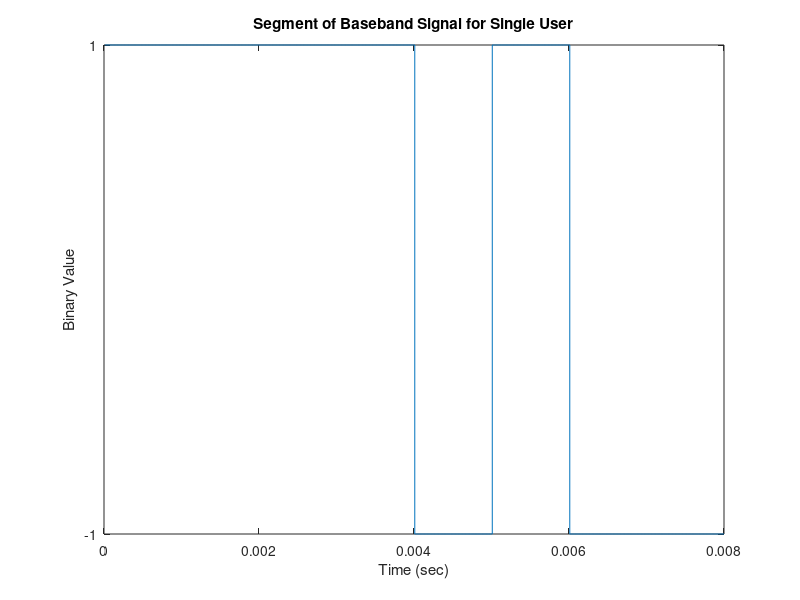
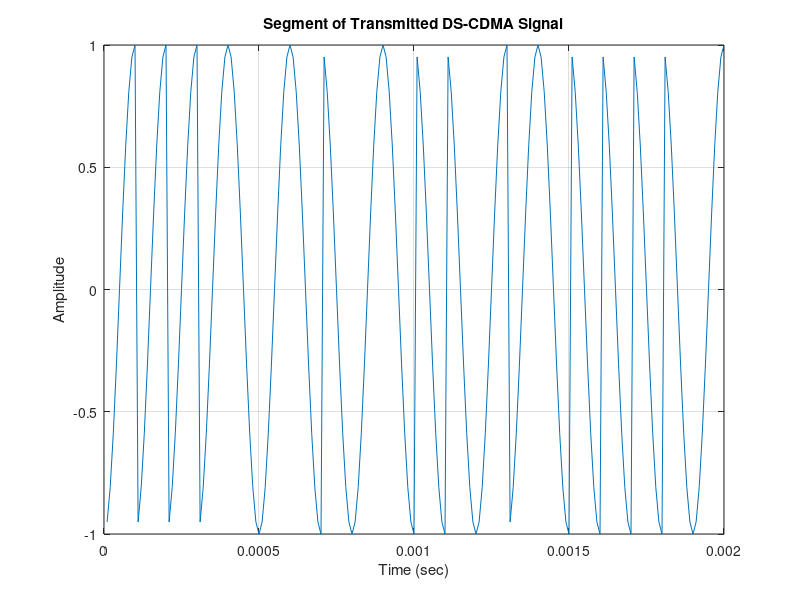
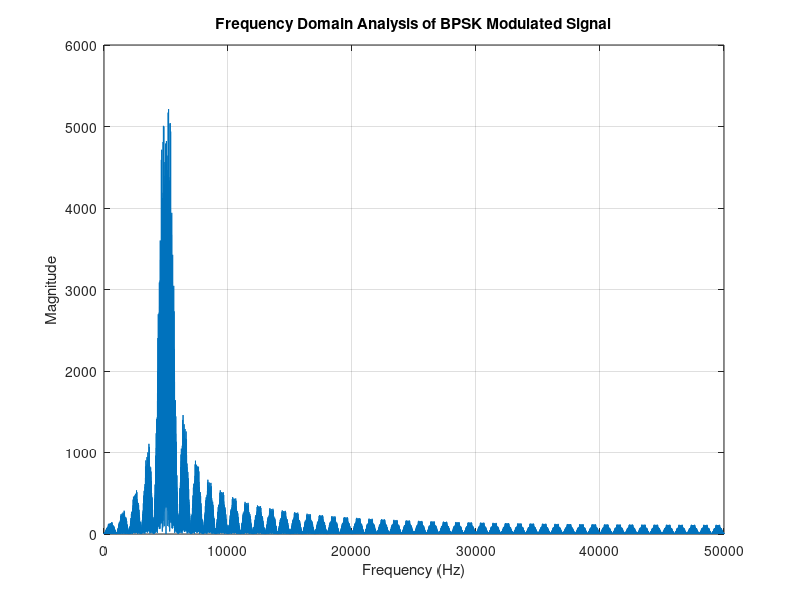
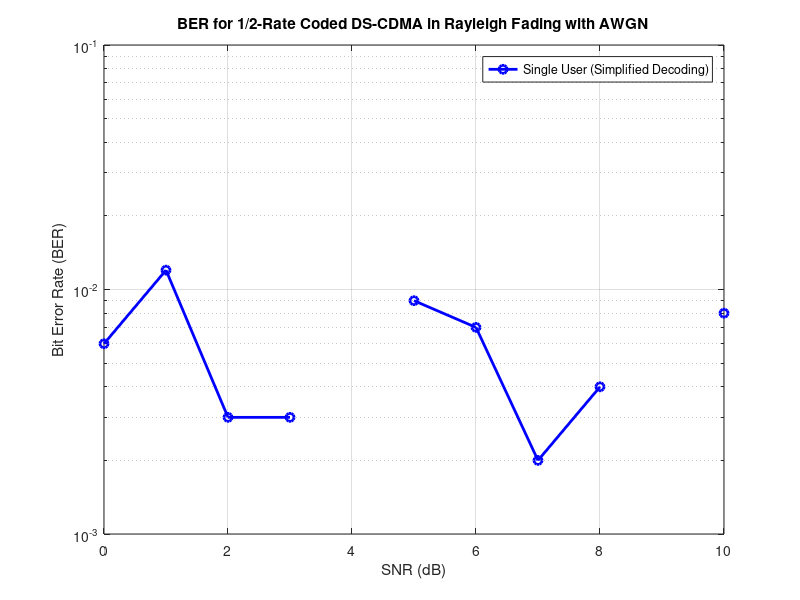

Reproduce these figures in MATLAB, in order.
% MATLAB program to evaluate performance of a 1/2-rate convolutionally encoded
% DS-CDMA system for a single user in Rayleigh fading with AWGN (no Communications Toolbox)

clear all;
close all;
clc;

% System Parameters
numBits = 1000;            % Number of message bits
bitRate = 1000;            % Bit rate in Hz (1 kHz)
tb = 1/bitRate;            % Bit duration in seconds
chipRate = 10000;          % Chip rate in Hz (10x bit rate)
tc = 1/chipRate;           % Chip duration in seconds
spreadingFactor = chipRate/bitRate; % Spreading factor (10 chips per bit)
eb = 0.5;                  % Energy per bit
fc = 5000;                 % Carrier frequency in Hz (5 kHz)
snr_dB = 0:1:10;           % SNR range in dB
samplesPerChip = 10;       % Samples per chip for signal generation
samplesPerBit = samplesPerChip * spreadingFactor; % Samples per encoded bit

% Generate random message bits
msg = randi([0 1], 1, numBits);

% Custom Convolutional Encoder (1/2-rate, generators [110, 111])
% Generator polynomials: g1 = [1 1 0], g2 = [1 1 1]
g1 = [1 1 0]; % First generator polynomial
g2 = [1 1 1]; % Second generator polynomial
mem = 2;      % Memory of the encoder (constraint length - 1)
state = [0 0]; % Initial shift register state (memory only)
encoded = zeros(1, 2 * numBits); % Output: 2 bits per input bit
for i = 1:numBits
    % Form full state: current input bit + memory
    full_state = [msg(i) state]; % 1x3 vector: [current_bit, memory1, memory2]
    % Compute outputs: XOR operations based on generator polynomials
    out1 = mod(sum(full_state .* g1), 2); % First output bit
    out2 = mod(sum(full_state .* g2), 2); % Second output bit
    encoded(2*i-1:2*i) = [out1 out2];
    % Update memory: shift in the current bit
    state = [msg(i) state(1:end-1)];
end

% BPSK Modulation: Map 0 to -1, 1 to +1
modulated = 2 * encoded - 1; % Bipolar NRZ format

% Generate PN sequence for spreading
seed = [1 -1 1 -1]; % Initial seed in bipolar NRZ format
pn = zeros(1, length(modulated) * spreadingFactor);
seed_temp = seed;
for i = 1:length(modulated) * spreadingFactor
    pn(i) = seed_temp(4);
    % Generate next bit using XOR of positions 3 and 4
    if seed_temp(4) == seed_temp(3)
        temp = -1;
    else
        temp = 1;
    end
    % Shift register
    seed_temp(4) = seed_temp(3);
    seed_temp(3) = seed_temp(2);
    seed_temp(2) = seed_temp(1);
    seed_temp(1) = temp;
end

% Upsample modulated signal to chip rate
t = (tc/samplesPerChip):(tc/samplesPerChip):tb*length(modulated); % Time vector
baseband = zeros(1, length(t));
for i = 1:length(modulated)
    baseband((i-1)*samplesPerBit+1:i*samplesPerBit) = modulated(i);
end

% Plot a segment of the baseband signal
figure(1);
stairs(t(1:800), baseband(1:800));
xlabel('Time (sec)');
ylabel('Binary Value');
set(gca, 'ytick', [-1 1]);
title('Segment of Baseband Signal for Single User');

% BPSK Modulation
bpskmod = sqrt(2*eb) * baseband .* cos(2*pi*fc*t);

% Spread the signal
pn_upsampled = zeros(1, length(t));
for i = 1:length(pn)
    pn_upsampled((i-1)*samplesPerChip+1:i*samplesPerChip) = pn(i);
end
sigtx = bpskmod .* pn_upsampled;

% Plot a segment of the transmitted signal
figure(2);
plot(t(1:200), sigtx(1:200));
xlabel('Time (sec)');
ylabel('Amplitude');
title('Segment of Transmitted DS-CDMA Signal');
grid on;

% Frequency Domain Analysis
spectrum = abs(fft(bpskmod));
number = length(t);
sampling_frequency = 1/(tc/samplesPerChip);
frequency = (0:number-1)*(sampling_frequency/number);
figure(3);
plot(frequency(1:floor(number/2)), spectrum(1:floor(number/2)));
xlabel('Frequency (Hz)');
ylabel('Magnitude');
title('Frequency Domain Analysis of BPSK Modulated Signal');
grid on;

% Initialize BER array
ber = zeros(1, length(snr_dB));

% Simulation Loop over SNR
for m = 1:length(snr_dB)
    % Rayleigh Fading (slow fading, constant over each bit)
    % Generate complex Gaussian fading (Rayleigh magnitude)
    fading = (randn(1, length(modulated)) + 1i*randn(1, length(modulated))) / sqrt(2);
    fading = abs(fading); % Rayleigh fading envelope
    fadedsig = zeros(1, length(t));
    for i = 1:length(modulated)
        fadedsig((i-1)*samplesPerBit+1:i*samplesPerBit) = sigtx((i-1)*samplesPerBit+1:i*samplesPerBit) * fading(i);
    end
    
    % Add AWGN
    % Convert SNR from dB to linear, adjust for code rate (1/2)
    snr_linear = 10^(snr_dB(m)/10);
    sigma = sqrt(eb/(2 * snr_linear)); % Noise standard deviation
    noise = sigma * randn(1, length(t));
    composite_signal = fadedsig + noise;
    
    % Despreading
    rx = composite_signal .* pn_upsampled;
    
    % BPSK Demodulation
    demodcar = sqrt(2*eb) * cos(2*pi*fc*t);
    bpskdemod = rx .* demodcar;
    
    % Integrate over each bit period
    sum_out = zeros(1, length(modulated));
    for i = 1:length(modulated)
        sum_out(i) = sum(bpskdemod((i-1)*samplesPerBit+1:i*samplesPerBit));
    end
    
    % Hard decision
    rxbits = sum_out > 0;
    
    % Simplified Decoding (approximate inversion of encoding)
    % Note: This is a basic approach; Viterbi would be more accurate
    decoded = zeros(1, numBits);
    state = [0 0];
    for i = 1:numBits
        % Simulate decoding by checking pairs of received bits
        rx_pair = rxbits(2*i-1:2*i);
        % Estimate input bit based on majority logic (simplified)
        full_state = [0 state]; % Assume unknown input, use memory
        out1 = mod(sum(full_state .* g1), 2);
        out2 = mod(sum(full_state .* g2), 2);
        % Compare received pair to expected outputs
        if sum(abs(rx_pair - [out1 out2])) <= 1
            decoded(i) = 0;
        else
            decoded(i) = 1;
        end
        % Update state
        state = [decoded(i) state(1)];
    end
    
    % Compute BER
    ber(m) = sum(abs(decoded - msg)) / numBits;
end             

% Plot BER
figure(4);
semilogy(snr_dB, ber, 'b-o', 'LineWidth', 2);
xlabel('SNR (dB)');
ylabel('Bit Error Rate (BER)');
title('BER for 1/2-Rate Coded DS-CDMA in Rayleigh Fading with AWGN');
legend('Single User (Simplified Decoding)');
grid on;